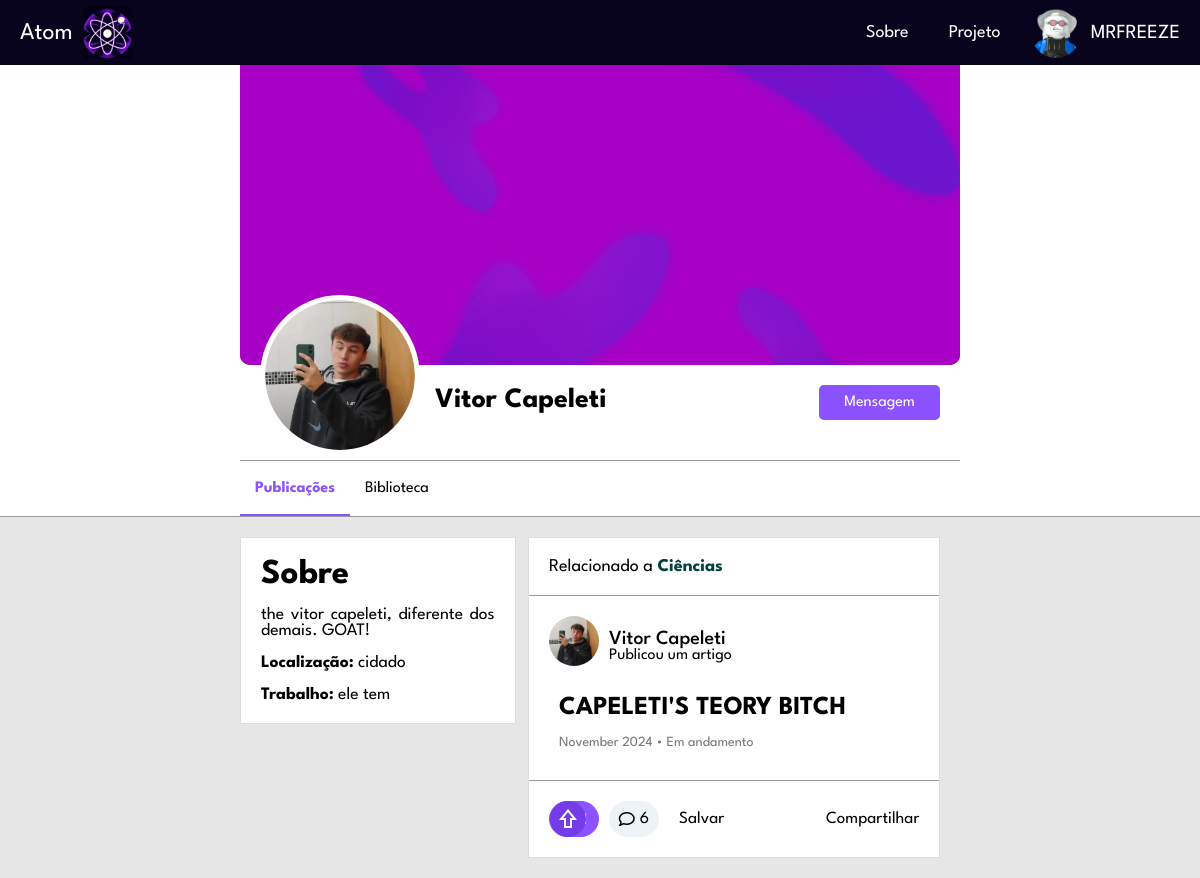
/view/perfil.php?token=b2b5c0dbe70b0b48f777ab2c2622fb5c (signed in), run on the app's committed database.
### tables this page shows
CREATE TABLE `usuario` (
  `USU_INT_ID` int(11) NOT NULL,
  `USU_VAR_NAME` varchar(50) NOT NULL,
  `USU_VAR_EMAIL` varchar(100) NOT NULL,
  `USU_VAR_PASSWORD` varchar(255) NOT NULL,
  `USU_VAR_IMGPERFIL` varchar(255) DEFAULT NULL,
  `USU_VAR_IMGBACK` varchar(255) DEFAULT NULL,
  `USU_VAR_DESC` varchar(255) DEFAULT NULL,
  `USU_VAR_CIDADE` varchar(50) DEFAULT NULL,
  `USU_VAR_OCUPACAO` varchar(50) DEFAULT NULL
);

CREATE TABLE `artigo` (
  `ART_INT_ID` int(11) NOT NULL,
  `ART_VAR_TITULO` varchar(250) NOT NULL,
  `ART_VAR_DESCRICAO` varchar(2000) NOT NULL,
  `ART_VAR_CATEGORIA` varchar(50) NOT NULL,
  `ART_VAR_STATUS` varchar(12) NOT NULL,
  `ART_VAR_ARQUIVO` varchar(500) NOT NULL,
  `USU_INT_ID` int(11) NOT NULL,
  `ART_DAT_POSTAGEM` datetime DEFAULT current_timestamp()
);

### view/php/ObterOuCriarToken.php (called while the page is built)
<?php
function obterOuCriarToken($conection, $tipo, $id) {
    if ($tipo === 'usuario') {
        $tabela = 'tokens_usuario';
        $colunaId = 'USU_INT_ID';
        $colunaToken = 'TOK_USU_VAR_TOK';
    } elseif ($tipo === 'artigo') {
        $tabela = 'tokens_artigo';
        $colunaId = 'ART_INT_ID';
        $colunaToken = 'TOK_ART_VAR_TOK';
    } else {
        throw new Exception("Tipo de token inválido.");
    }
    $queryToken = "SELECT $colunaToken FROM $tabela WHERE $colunaId = $id";
    $resultToken = mysqli_query($conection, $queryToken);
    if ($resultToken && mysqli_num_rows($resultToken) > 0) {
        $tokenData = mysqli_fetch_assoc($resultToken);
        return $tokenData[$colunaToken];
    } else {
        $token = bin2hex(random_bytes(16));
        $queryInsertToken = "INSERT INTO $tabela ($colunaToken, $colunaId) VALUES ('$token', $id)";
        mysqli_query($conection, $queryInsertToken);
        return $token;
    }
}
?>

### view/perfil.php (the view, shortened to what this page needs)
<?php
include('../view/php/listar_compartilhar.php');
?>
<!DOCTYPE html>
<html lang="pt-BR">
<head>
    <link rel="stylesheet" href="css/perfil.css">
    <link rel="stylesheet" href="css/home.css">
    <link rel="stylesheet" href="css/artigo.css">
    <link rel="stylesheet" href="https://cdnjs.cloudflare.com/ajax/libs/font-awesome/6.6.0/css/all.min.css" />
</head>
<body>
    <nav>
        <ul>
            <li><a class="atom" href="home.php">Atom<img src="../view/img/logo3.png" alt=""></a></li>
            <li class="hideOnMobile"><a class="topic" href="../view/about.html">Sobre</a></li>
            <li class="hideOnMobile"><a class="topic" href="../view/project.html">Projeto</a></li>
            <li class="profile">
                <div id="profileDropdown" class="topic usuario">
                <div  id="profileDropdown" class="foto user-space">
                <?php   if (empty($_SESSION['ftperfil'])) {
                    $_SESSION['ftperfil'] = '../view/img/user.jpg';
                } echo '<img id="profileDropdown" src="' . $_SESSION['ftperfil'] . '" alt="">'; ?>
                </div>
               <?php echo $_SESSION['name'] ?>
            </div>
            </li>
        </ul>
    </nav>
         <div class="topo1">
            <div class="topo1-bloco">
               <?php require_once('../view/php/carregar_perfil_usuario.php') ?>
            </div>
        </div>
        <div class="tela espaco" id="publicacoes" style="display: flex;">
    <div class="tela-coluna">
        <div class="lado-esquerdo1">
            <div class="bloco">
                <div class="sobre">
                    <h1>Sobre</h1>
                    <div class="biografia"><br>
                    <p><?php echo $desc; ?></p></div>
                    <br><div class="localizacao">
                    <p><strong>Localização:</strong> <?php echo $cidade; ?></p>
                    </div>
                    <br><div class="trabalho">
                    <p><strong>Trabalho:</strong> <?php echo $ocupacao; ?></p>
                    </div>
                </div>
            </div>
        </div>
        <div class="lado-direito1">
            <div class="lista1">
                <?php include ('php/carregar_artigos_perfil.php') ?>
            </div>
        </div>
    </div>
</div>
</body>
</html>

### view/php/carregar_perfil_usuario.php (shortened to what this page needs)
<?php
require_once('conection.php');
if (isset($_GET['token'])) {
    $token = $_GET['token'];
    $sqlToken = "SELECT USU_INT_ID FROM tokens_usuario WHERE TOK_USU_VAR_TOK = ?";
    $stmtToken = $conection->prepare($sqlToken);
    $stmtToken->bind_param('s', $token);
    $stmtToken->execute();
    $resultToken = $stmtToken->get_result();
    if ($resultToken->num_rows > 0) {
        $usuario = $resultToken->fetch_assoc();
        $PerfilId = $usuario['USU_INT_ID'];
       $sqlUsuario = "SELECT USU_INT_ID, USU_VAR_NAME, USU_VAR_IMGPERFIL, USU_VAR_IMGBACK, USU_VAR_DESC, USU_VAR_CIDADE, USU_VAR_OCUPACAO
        FROM usuario
        WHERE USU_INT_ID = ?";
        $stsmtUsuario = $conection->prepare($sqlUsuario);
        $stsmtUsuario->bind_param('i', $PerfilId);
        $stsmtUsuario->execute();
        $resultUsuario = $stsmtUsuario->get_result();
        if ($resultUsuario->num_rows > 0) {
            $usuario = $resultUsuario->fetch_assoc();
            $idUsuario = $usuario['USU_INT_ID'];
            $nome = $usuario['USU_VAR_NAME'];
            $FotoPerfil = !empty($usuario['USU_VAR_IMGPERFIL']) ? $usuario['USU_VAR_IMGPERFIL'] : '../view/img/user.jpg';
            $FotoBanner = !empty($usuario['USU_VAR_IMGBACK']) ? $usuario['USU_VAR_IMGBACK'] : '../view/img/background-default.png';
            $desc = !empty($usuario['USU_VAR_DESC']) ? $usuario['USU_VAR_DESC'] : 'Sem descrição.';
            $cidade = !empty($usuario['USU_VAR_CIDADE']) ? $usuario['USU_VAR_CIDADE'] : 'Não especificado.';
            $ocupacao = !empty($usuario['USU_VAR_OCUPACAO']) ? $usuario['USU_VAR_OCUPACAO'] : 'Não especificado.';
            require_once('ObterOuCriarToken.php');
            $tokenUser = obterOuCriarToken($conection, 'usuario', $idUsuario);
                    echo '<div class="cover-photo">
                <img src="' . $FotoBanner . '">
            </div>
            <div class="profile-info">
                <div class="profile-picture">
                    <img src="' . $FotoPerfil . '" alt="Foto de Perfil">
                </div>
                <div class="profile-name">
                    <h1>' . $nome . '</h1>
                   <div class="seguintes">';
                 echo '   </div>
               </div>
                <div class="profile-actions">';
                 echo   '<a href="chat.php?token='. $tokenUser .'"><button class="btn msg">Mensagem</button></a>
                </div>
            </div>
             <div class="profile-navigation">
                <div class="opcao marcada" id="publicacoesBtn">Publicações</div>
                <div class="opcao selecionar" id="bibliotecaBtn">Biblioteca</div>
            </div>';
        } else {
            echo "Usuário não encontrado.";
        }
    } else {
        echo "Token inválido.";
    }
} else {
    echo "Parâmetros inválidos.";
    exit();
}
?>

### view/php/carregar_artigos_perfil.php (shortened to what this page needs)
<?php
require_once('conection.php');
$userId = $_SESSION['id'];
function carregarArtigos($conection, $userId, $PerfilId) {
    $query = "SELECT a.ART_VAR_TITULO, a.ART_VAR_DESCRICAO, a.ART_VAR_CATEGORIA, a.ART_VAR_STATUS, a.ART_DAT_POSTAGEM,
                     u.USU_VAR_NAME, u.USU_VAR_IMGPERFIL, a.USU_INT_ID, a.ART_INT_ID,
                     (SELECT COUNT(*) FROM comentario WHERE ART_INT_ID = a.ART_INT_ID) AS num_comentarios,
                     (SELECT COUNT(*) FROM upvote WHERE UP_ART_INT_ID = a.ART_INT_ID) AS num_likes,
                     (SELECT COUNT(*) FROM upvote WHERE UP_USU_INT_ID = $userId AND UP_ART_INT_ID = a.ART_INT_ID) AS user_liked,
                     (SELECT COUNT(*) FROM salvar WHERE USU_INT_ID = $userId AND ART_INT_ID = a.ART_INT_ID) AS user_saved
              FROM artigo a
              JOIN usuario u ON a.USU_INT_ID = u.USU_INT_ID
          WHERE a.USU_INT_ID = $PerfilId
          ORDER BY a.ART_DAT_POSTAGEM DESC";
    $resultado = mysqli_query($conection, $query);
    if ($resultado && mysqli_num_rows($resultado) > 0) {
        while ($artigo = mysqli_fetch_assoc($resultado)) {
            $titulo = $artigo['ART_VAR_TITULO'];
            $categoria = $artigo['ART_VAR_CATEGORIA'];
            $status = $artigo['ART_VAR_STATUS'];
            $dataPostagem = $artigo['ART_DAT_POSTAGEM'];
            $nomeUsuario = $artigo['USU_VAR_NAME'];
            $idUsuario = $artigo['USU_INT_ID'];
            $idArtigo = $artigo['ART_INT_ID'];
            $numComentarios = $artigo['num_comentarios'];
            $numLikes = $artigo['num_likes'];
            $userLiked = $artigo['user_liked'];
            $userSaved = $artigo['user_saved'];
            require_once('ObterOuCriarToken.php');
            $tokenUser = obterOuCriarToken($conection, 'usuario', $idUsuario);
            $tokenArtigo = obterOuCriarToken($conection, 'artigo', $idArtigo);
            $fotoPerfil = $artigo['USU_VAR_IMGPERFIL'];
            $dataFormatada = strftime('%B %Y', strtotime($dataPostagem));
            $dataFormatada = ucfirst($dataFormatada);
            $likeButtonClass = $userLiked > 0 ? 'liked' : '';
            $likeButtonText = $userLiked > 0 ? "$numLikes" : "Relevante";
            $saveButtonText = $userSaved > 0 ? 'Em biblioteca' : 'Salvar';
            $saveButtonClass = $userSaved > 0 ? 'saved' : '';
            echo "
    <div class='bloco'>
        <div class='bloco-top'>
            <p>Relacionado a <strong>$categoria</strong></p>
        </div>
        <div class='bloco-mid'>
            <div class='cabecalho'>
                <a href='perfil.php?token=$tokenUser'>
                    <div class='foto1 user'>
                        <img src='$fotoPerfil' alt='Foto de perfil' class='user-photo'>
                    </div>
                </a>
                <div class='profile-artigo'>
                    <a href='perfil.php?token=$tokenUser'>
                        <div class='nome'>$nomeUsuario</div>
                    </a>
                    <p>Publicou um artigo</p>
                </div>
            </div>
            <div class='conteudo'>
                 <a href='artigo.php?token=$tokenArtigo'>$titulo</a>
                <br><br>
                <span>$dataFormatada &#8226; $status</span>
            </div>
        </div>
        <div class='bloco-bot'>
            <div class='rodape'>
                <div class='rod'>
                    <button class='relevante $likeButtonClass' onclick='toggleLike(this, $idArtigo)' data-article-id='$idArtigo'>
                        <span class='material-symbols-outlined like-icon'>shift</span>
                        <span class='like-count'>$likeButtonText</span>
                    </button>
                    <button id='goToComments' class='comentarios' onclick=\"window.location.href='artigo.php?token=$tokenArtigo#comments';\">
                        <i class='fa-regular fa-comment'></i>$numComentarios
                    </button>
                    <button class='botoes Salvar $saveButtonClass' data-artigo-id='$idArtigo'>$saveButtonText</button>
                </div>
                <div class='ape'>
                    <button class='openCompartilhar botoes' data-token-artigo='$tokenArtigo'>Compartilhar</button>
                </div>
            </div>
        </div>
    </div>";
        }
    } else {
        echo "<div class='bloco'><h1 style=' padding: 20px;'>Este usuário não possui artigos publicados.</h1></div>";
    }
}
carregarArtigos($conection, $userId, $PerfilId);
?>

### view/css/perfil.css (style rules this page uses)
.topo1 { width: 100%; background-color: #fff; justify-content: center; display: flex; border-bottom: 1px solid rgb(156, 156, 156); }
.topo1-bloco { width: 60%; }
.cover-photo { width: 100%; height: 300px; background-color: #a11c1c; border-bottom-left-radius: 10px; border-bottom-right-radius: 10px; }
.cover-photo img { width: 100%; height: 300px; background-color: #e2e2e2; border-bottom-left-radius: 10px; border-bottom-right-radius: 10px; object-fit: cover; display: none; }
.cover-photo img[src] { display: block; }
.profile-info { display: flex; align-items: center; padding: 15px; background-color: white; position: relative; margin-bottom: 20px; }
.profile-picture { position: absolute; top: -70px; left: 20px; border-radius: 50%; overflow: hidden; border: 5px solid white; background-color: #fff; }
.profile-picture img { width: 150px; height: 150px; object-fit: cover; border-radius: 50%; }
.profile-name { margin-left: 180px; }
.profile-name h1 { font-size: 28px; margin-bottom: 5px; }
.profile-actions { margin-left: auto; }
.profile-actions .btn { background-color: #8c52ff; color: white; border: none; margin: 5px; border-radius: 5px; cursor: pointer; padding: 10px 25px; font-size: 16px; }
.profile-navigation { background-color: white; border-top: 1px solid rgb(156, 156, 156); display: flex; padding: 5px 0 5px 0; }
.opcao { padding: 15px; font-size: 16px; }
.marcada { padding: 15px; font-size: 16px; color: #8c52ff; font-weight: bold; border-bottom: 2px solid #8c52ff; margin-bottom: -5px; }
.sobre { padding: 20px; font-size: 17.5px; box-sizing: border-box; }
.biografia { text-align: justify; box-sizing: border-box; word-wrap: break-word; overflow-wrap: break-word; }
.tela-coluna { width: 60%; display: flex; }
.lado-esquerdo1 { width: 40%; }
.lado-direito1 { width: 60%; }
.lista1 { display: flex; flex-direction: column; }
.espaco { margin-top: 20px; display: flex; justify-content: center; }

### view/css/artigo.css (style rules this page uses)
html { scroll-behavior: smooth; }

### data on the page
usuario: USU_VAR_IMGBACK (picture), USU_VAR_IMGPERFIL (picture), USU_VAR_NAME "Vitor Capeleti", USU_VAR_DESC "the vitor capeleti, diferente dos demais. GOAT!", USU_VAR_CIDADE "cidado", USU_VAR_OCUPACAO "ele tem"
artigo: ART_VAR_CATEGORIA "Ciências", USU_INT_ID.USU_VAR_IMGPERFIL (picture), USU_INT_ID.USU_VAR_NAME "Vitor Capeleti", ART_VAR_TITULO "CAPELETI'S TEORY BITCH", ART_DAT_POSTAGEM "November 2024", ART_VAR_STATUS "Em andamento", numComentarios "6", saveButtonText "Salvar"

### other printed values
$_SESSION['name'] "MRFREEZE"
